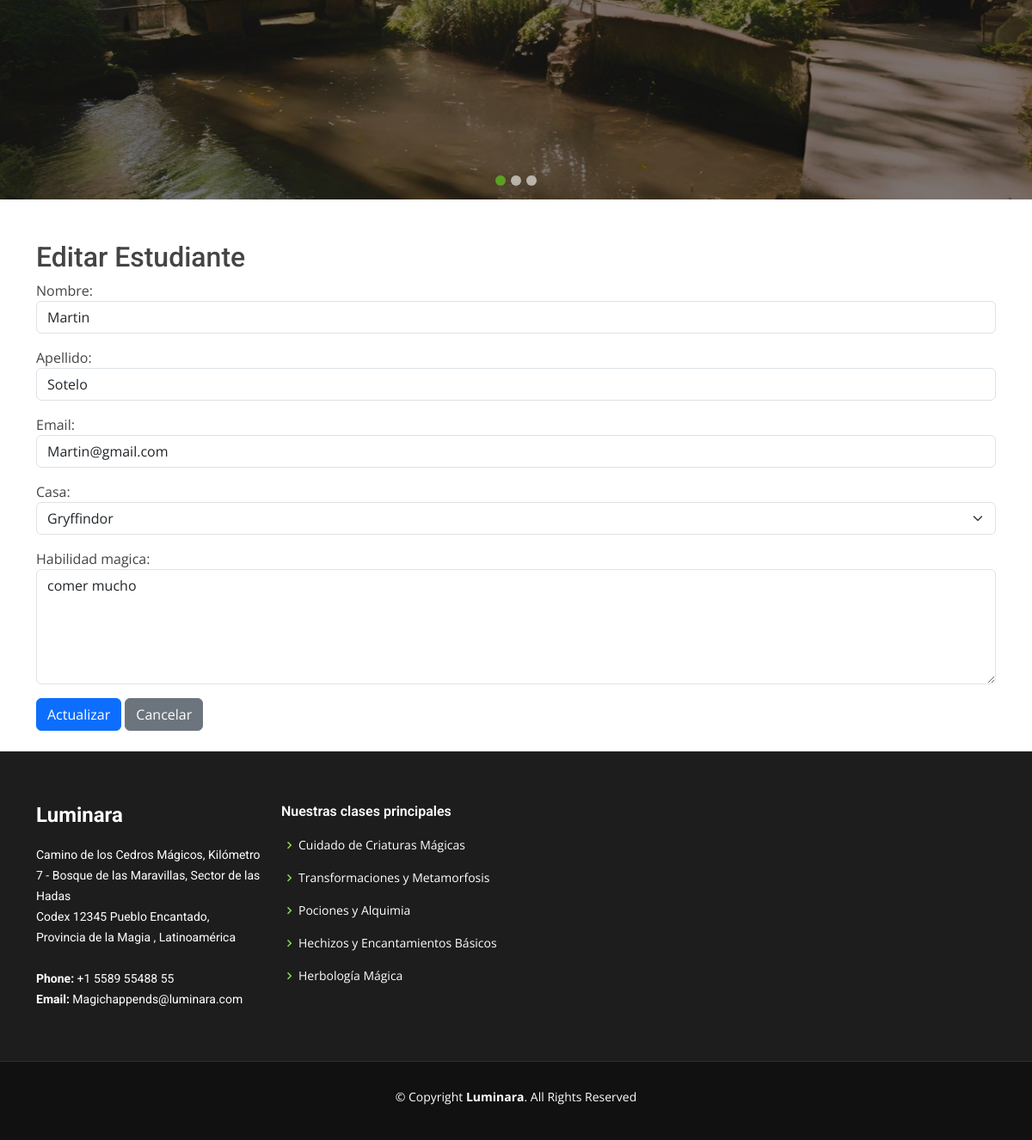
The app's page /APP-Magic/editar_estudiante/5/ (signed in, lower part), older data.
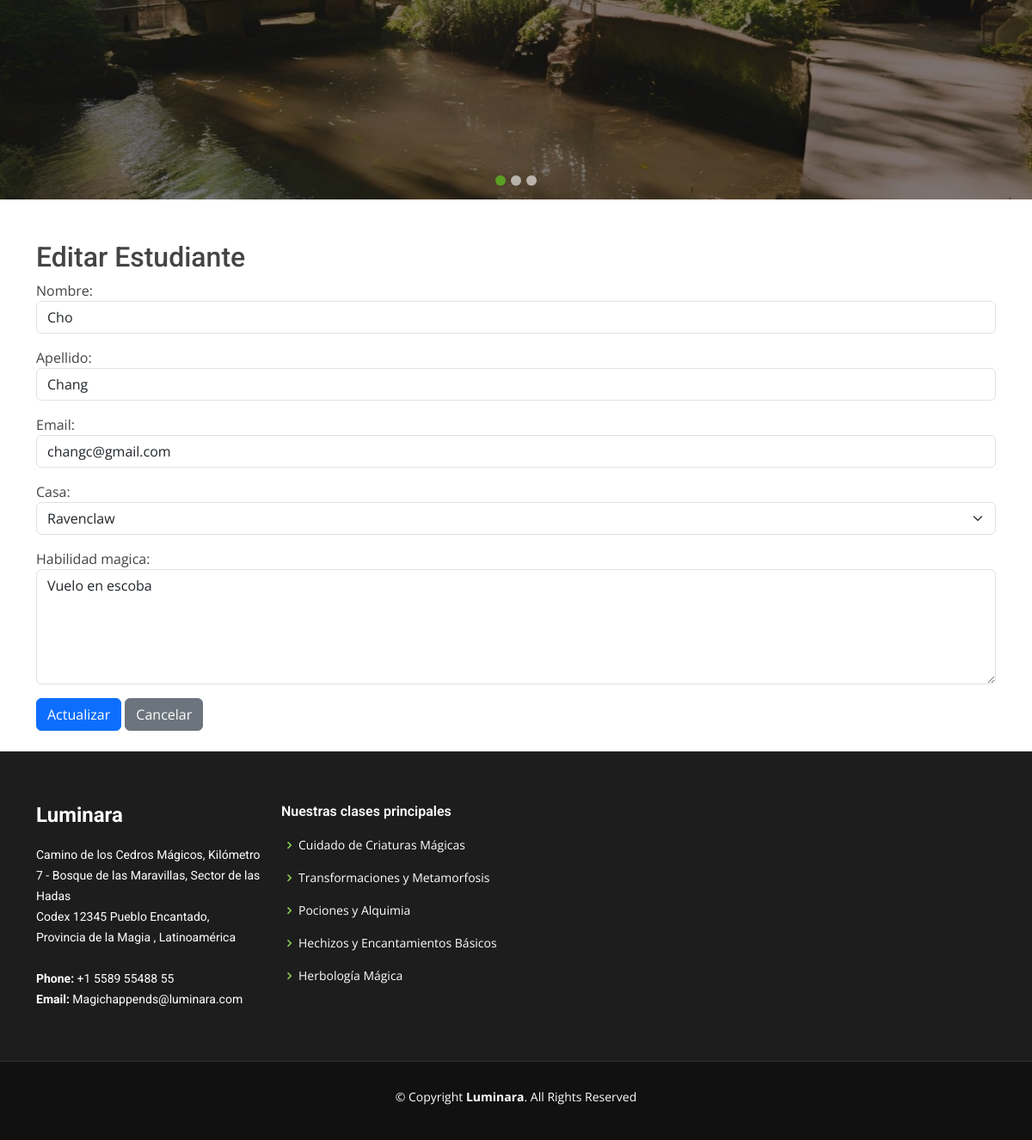
The same page, newer data.
### APPMagic/models.py (models this page shows, shortened)
class Estudiante(models.Model):
    nombre = models.CharField(max_length=30)
    apellido = models.CharField(max_length=30)
    email = models.EmailField(null=True)
    casa = models.ForeignKey(Casa, on_delete=models.SET_NULL, null=True)  # Nueva relación con la casa mágica
    habilidad_magica = models.CharField(max_length=100, null=True)  # Nueva habilidad mágica

class Casa(models.Model):
    GRYFFINDOR = 'Gryffindor'
    HUFFLEPUFF = 'Hufflepuff'
    RAVENCLAW = 'Ravenclaw'
    SLYTHERIN = 'Slytherin'
    CASA_CHOICES = [
        (GRYFFINDOR, 'Gryffindor'),
        (HUFFLEPUFF, 'Hufflepuff'),
        (RAVENCLAW, 'Ravenclaw'),
        (SLYTHERIN, 'Slytherin'),
    ]
    nombre = models.CharField(
        max_length=10,
        choices=CASA_CHOICES,
        unique=True,
    )
    descripcion = models.TextField()
    def __str__(self):
        return self.nombre

### APPMagic/views.py (the view)
# urls.py: path('editar_estudiante/<int:id>/', views.editar_estudiante, name='editar_estudiante'),
@staff_member_required(login_url='/APP-Magic/staffmember/')
def editar_estudiante(request, id):
    estudiante = get_object_or_404(Estudiante, id=id)
    if request.method == 'POST':
        formulario_estudiante = Estudianteformulario(request.POST, instance=estudiante)
        if formulario_estudiante.is_valid():
            formulario_estudiante.save()
            return redirect('estudiantes_view')  # Redirige a la vista de lista de estudiantes después de editar
    else:
        formulario_estudiante = Estudianteformulario(instance=estudiante)
    return render(request, 'editar_estudiante.html', {'formulario_estudiante': formulario_estudiante, 'id': estudiante.id})

### APPMagic/forms.py
class Estudianteformulario(forms.ModelForm):
    class Meta:
        model = Estudiante
        fields = ['nombre', 'apellido', 'email', 'casa', 'habilidad_magica']
        widgets = {
            'nombre': forms.TextInput(attrs={'class': 'form-control'}),
            'apellido': forms.TextInput(attrs={'class': 'form-control'}),
            'email': forms.EmailInput(attrs={'class': 'form-control'}),
            'casa': forms.Select(attrs={'class': 'form-select'}),
            'habilidad_magica': forms.Textarea(attrs={'class': 'form-control', 'rows': 5}),
        }

### APPMagic/templates/editar_estudiante.html (shortened to what this page needs)
{% extends 'Base.html' %}
{% block contenidobipolar %}
<!DOCTYPE html>
<html lang="es">
<head>
</head>
<body>
    <div class="container mt-5">
        <h2>Editar Estudiante</h2>
        <form action="{% url 'editar_estudiante' id %}" method="post">
            {{ formulario_estudiante.as_p }}
            <button type="submit" class="btn btn-primary">Actualizar</button>
            <a href="javascript:history.back()" class="btn btn-secondary">Cancelar</a>
        </form>
    </div>
</body>
<br>
</html>
{% endblock contenidobipolar %}

Row changes from the older to the newer data that the page shows:
changed Estudiante: nombre "Martin" → "Cho"; apellido "Sotelo" → "Chang"; email "Martin@gmail.com" → "changc@gmail.com"; casa "Gryffindor" → "Ravenclaw"; habilidad_magica "comer mucho" → "Vuelo en escoba"
